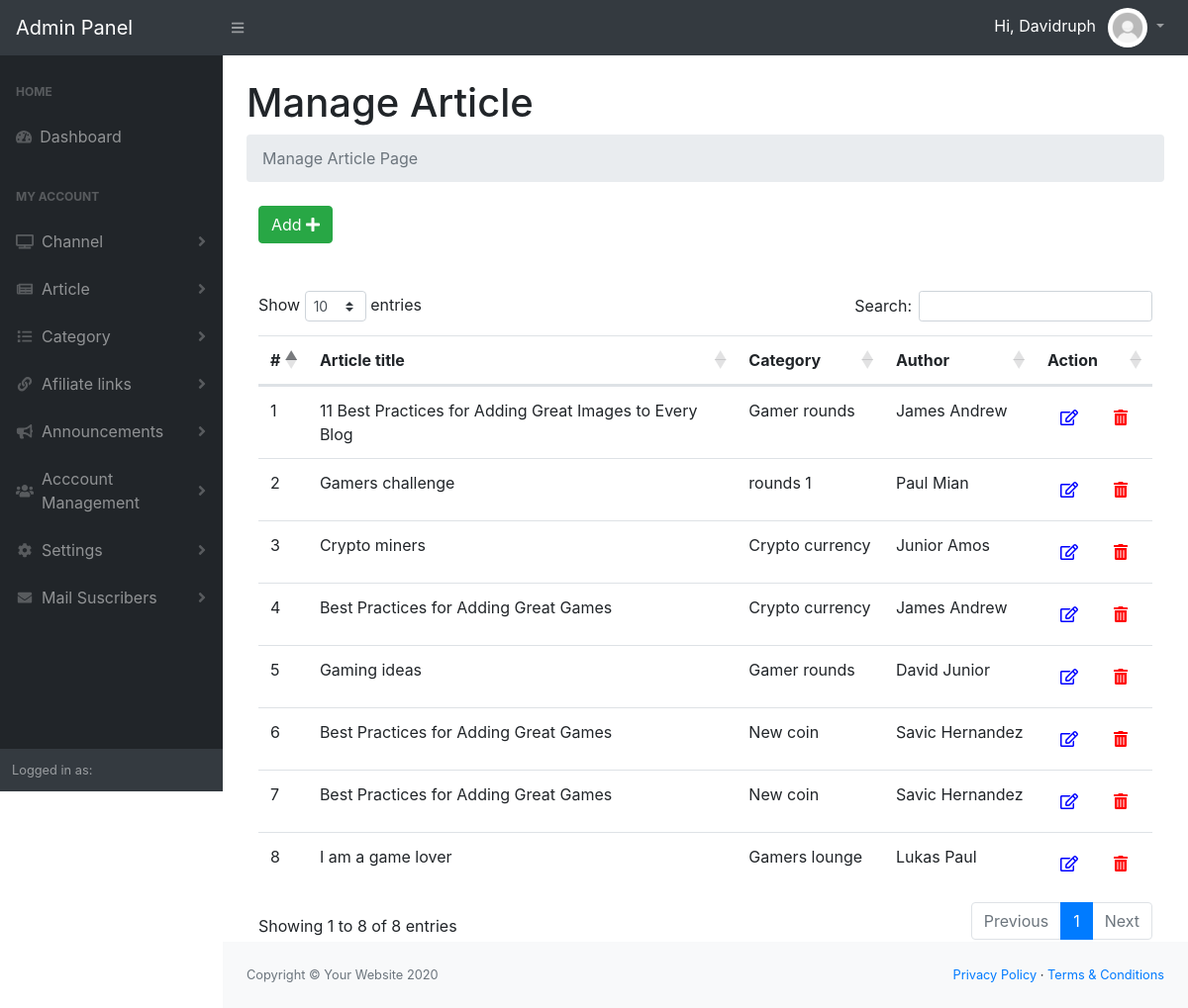
The page /admin/manage-article.php (signed in) on the database as committed earlier.
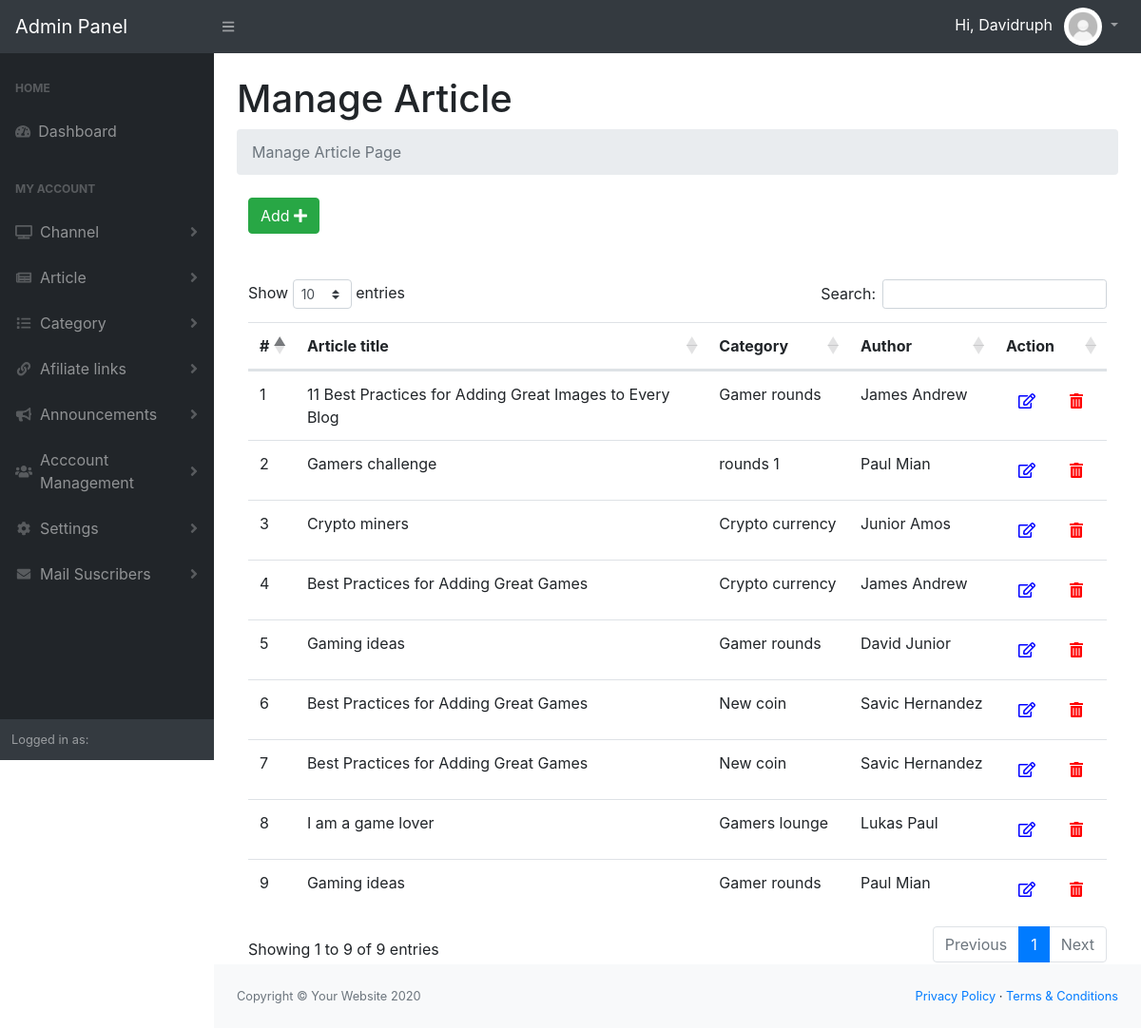
The same page on the database as committed later.
### tables this page shows
CREATE TABLE IF NOT EXISTS `article` (
  `id` int(11) NOT NULL AUTO_INCREMENT,
  `user_id` int(11) NOT NULL,
  `title` varchar(255) NOT NULL,
  `author` varchar(255) NOT NULL,
  `description` text NOT NULL,
  `image` varchar(255) NOT NULL,
  `category` varchar(255) NOT NULL,
  `created_on` timestamp NOT NULL DEFAULT CURRENT_TIMESTAMP ON UPDATE CURRENT_TIMESTAMP,
  `Is_Active` int(11) DEFAULT NULL,
  PRIMARY KEY (`id`)
);

### admin/manage-article.php (the view, shortened to what this page needs)
<?php
require 'functions/dbconn.php';
$sql = 'SELECT * FROM article WHERE Is_Active=1';
$statement = $connection->prepare($sql);
$statement->execute();
$article = $statement->fetchAll(PDO::FETCH_ASSOC);
?>
<?php
    include('include/header.php');
?>
<?php
    include('include/sidebar.php');
?>
<main>
    <div class="container-fluid">
        <h1 class="mt-4">Manage Article</h1>
        <ol class="breadcrumb mb-4">
            <li class="breadcrumb-item active">Manage Article Page</li>
        </ol>
        <div class="col-md-12">
            <div class="demo-box m-t-20">
                <div class="m-b-30">
                    <a href="add-article.php">
                    <button id="addToTable" class="btn btn-success waves-effect waves-light">Add <i class="fa fa-plus" ></i></button>
                    </a>
                </div>
                <br>
                <br>
            <div class="table-responsive">
                <table class="table m-0 table-colored-bordered table-bordered-primary" id="dataTable">
                    <thead>
                        <tr>
                            <th>#</th>
                            <th>Article title</th>
                            <th>Category</th>
                            <th>Author</th>
                            <th>Action</th>
                        </tr>
                    </thead>
                    <tbody>
                     <?php $counter = 0; foreach($article as $art): ?>
					<tr>
                        <td><?php echo ++$counter; ?></td>
                        <td><?php echo $art['title']; ?></td>
                        <td><?php echo $art['category']; ?></td>
                        <td><?php echo $art['author']; ?></td>
						<td style="display: inline-flex;">
              <form action="edit-article.php" method="post">
                  <button type="submit" name="btn_edit" class="btn" style="color: blue;"><i class="far fa-edit"></i></button>
              </form>
          <form action="manage-article.php" method="post">
              <button type="submit" name="delete_btn" class="btn " onclick="return confirm('Are you sure you want to delete this record?');" style="margin-left: 10px;color: red;"><i class="fas fa-trash-alt"></i></button>
          </form>
            </td>
					</tr>
          <?php endforeach; ?>
                    </tbody>
                </table>
                </div>
            </div>
        </div>
    </div>
</main>
<?php
    include('include/footer.php');
?>
<?php
    include('include/scripts.php');
?>

### admin/include/header.php (shortened to what this page needs)
<?php
    if(!isset($_SESSION['email'])) {
        header("Location: ../signin.php");
    }
    else{
    $user = $_SESSION['username'];
    }
?>
<!DOCTYPE html>
<html lang="en">
    <head>
         <link href="assets/css/styles.css" rel="stylesheet" />
        <link href="https://cdn.datatables.net/1.10.20/css/dataTables.bootstrap4.min.css" rel="stylesheet" />
        <link href="https://cdn.jsdelivr.net/npm/summernote@0.8.18/dist/summernote.min.css" rel="stylesheet">
    </head>
    <body class="sb-nav-fixed">

### admin/include/sidebar.php (shortened to what this page needs)
<nav class="sb-topnav navbar navbar-expand navbar-dark bg-dark">
            <a class="navbar-brand" href="index.php">Admin Panel</a>
            <button class="btn btn-link btn-sm order-1 order-lg-0" id="sidebarToggle" href="#"><i class="fas fa-bars"></i></button>
             <ul class="navbar-nav ml-auto ml-md-0">
              <li class="nav-item dropdown">
              <a class="nav-link dropdown-toggle" href="#" id="navbarDropdownMenuLink" role="button" data-toggle="dropdown" aria-haspopup="true" aria-expanded="false">
                <label for="" class="text-white">Hi,
                  <?php
                    if(isset($_SESSION['email'])) {
                      echo "$user";
                    }
                  ?>
                </label>
                <?php
                  if(isset($_SESSION['email'])) {
                    echo '<img src="../img/avatar.jpg" width="40" height="40" class="rounded-circle ml-2">';
                  }
                ?>
              </a>
            </li>
          </ul>
        </nav>
        <div id="layoutSidenav">
            <div id="layoutSidenav_nav">
                <nav class="sb-sidenav accordion sb-sidenav-dark" id="sidenavAccordion">
                    <div class="sb-sidenav-menu">
                        <div class="nav">
                            <div class="sb-sidenav-menu-heading">Home</div>
                            <a class="nav-link" href="index.php">
                                <div class="sb-nav-link-icon"><i class="fas fa-tachometer-alt"></i></div>
                                Dashboard
                            </a>
                            <div class="sb-sidenav-menu-heading">My Account</div>
                            <a class="nav-link collapsed" href="#" data-toggle="collapse" data-target="#coll12" aria-expanded="false" aria-controls="collapseLayouts">
                                <div class="sb-nav-link-icon"><i class="fas fa-tv fa-fw"></i></div>
                                Channel
                                <div class="sb-sidenav-collapse-arrow"><i class="fas fa-angle-down"></i></div>
                            </a>
                            <a class="nav-link collapsed" href="#" data-toggle="collapse" data-target="#coll2" aria-expanded="false" aria-controls="collapseLayouts">
                                <div class="sb-nav-link-icon"><i class="fas fa-newspaper fa-fw"></i></div>
                                Article
                                <div class="sb-sidenav-collapse-arrow"><i class="fas fa-angle-down"></i></div>
                            </a>
                            <a class="nav-link collapsed" href="#" data-toggle="collapse" data-target="#coll3" aria-expanded="false" aria-controls="collapseLayouts">
                                <div class="sb-nav-link-icon"><i class="fas fa-list fa-fw"></i></div>
                                Category
                                <div class="sb-sidenav-collapse-arrow"><i class="fas fa-angle-down"></i></div>
                            </a>
                             <a class="nav-link collapsed" href="#" data-toggle="collapse" data-target="#coll4" aria-expanded="false" aria-controls="collapseLayouts">
                                <div class="sb-nav-link-icon"><i class="fas fa-link fa-fw"></i></div>
                                Afiliate links
                                <div class="sb-sidenav-collapse-arrow"><i class="fas fa-angle-down"></i></div>
                            </a>
                            <a class="nav-link collapsed" href="#" data-toggle="collapse" data-target="#coll5" aria-expanded="false" aria-controls="collapseLayouts">
                                <div class="sb-nav-link-icon"><i class="fas fa-bullhorn fa-fw"></i></div>
                                Announcements
                                <div class="sb-sidenav-collapse-arrow"><i class="fas fa-angle-down"></i></div>
                            </a>
                            <a class="nav-link collapsed" href="#" data-toggle="collapse" data-target="#coll6" aria-expanded="false" aria-controls="collapseLayouts">
                                <div class="sb-nav-link-icon"><i class="fas fa-users fa-fw"></i></div>
                                Acccount Management
                                <div class="sb-sidenav-collapse-arrow"><i class="fas fa-angle-down"></i></div>
                            </a>
                            <a class="nav-link collapsed" href="#" data-toggle="collapse" data-target="#coll1" aria-expanded="false" aria-controls="collapseLayouts">
                                <div class="sb-nav-link-icon"><i class="fas fa-cog fa-fw"></i></div>
                                Settings
                                <div class="sb-sidenav-collapse-arrow"><i class="fas fa-angle-down"></i></div>
                            </a>
                            <a class="nav-link collapsed" href="#" data-toggle="collapse" data-target="#coll" aria-expanded="false" aria-controls="collapseLayouts">
                                <div class="sb-nav-link-icon"><i class="fas fa-envelope fa-fw"></i></div>
                                Mail Suscribers
                                <div class="sb-sidenav-collapse-arrow"><i class="fas fa-angle-down"></i></div>
                            </a>
                        </div>
                    </div>
                    <div class="sb-sidenav-footer">
                        <div class="small">Logged in as:</div>
                    </div>
                </nav>
            </div>
            <div id="layoutSidenav_content">

### admin/include/footer.php
<footer class="py-4 bg-light mt-auto">
    <div class="container-fluid">
        <div class="d-flex align-items-center justify-content-between small">
            <div class="text-muted">Copyright &copy; Your Website 2020</div>
            <div>
                <a href="#">Privacy Policy</a>
                &middot;
                <a href="#">Terms &amp; Conditions</a>
            </div>
        </div>
    </div>
</footer>
</div>
</div>

### admin/include/scripts.php (shortened to what this page needs)
</body>
</html>

Rows that differ between the two databases and show on the page:
added article: title "Gaming ideas", category "Gamer rounds", author "Paul Mian"
Other text that changed with them:
text written by a page script: "Show entries Search: Showing 1 to 8 of 8 entries Previous 1 Next" → "Show entries Search: Showing 1 to 9 of 9 entries Previous 1 Next"
